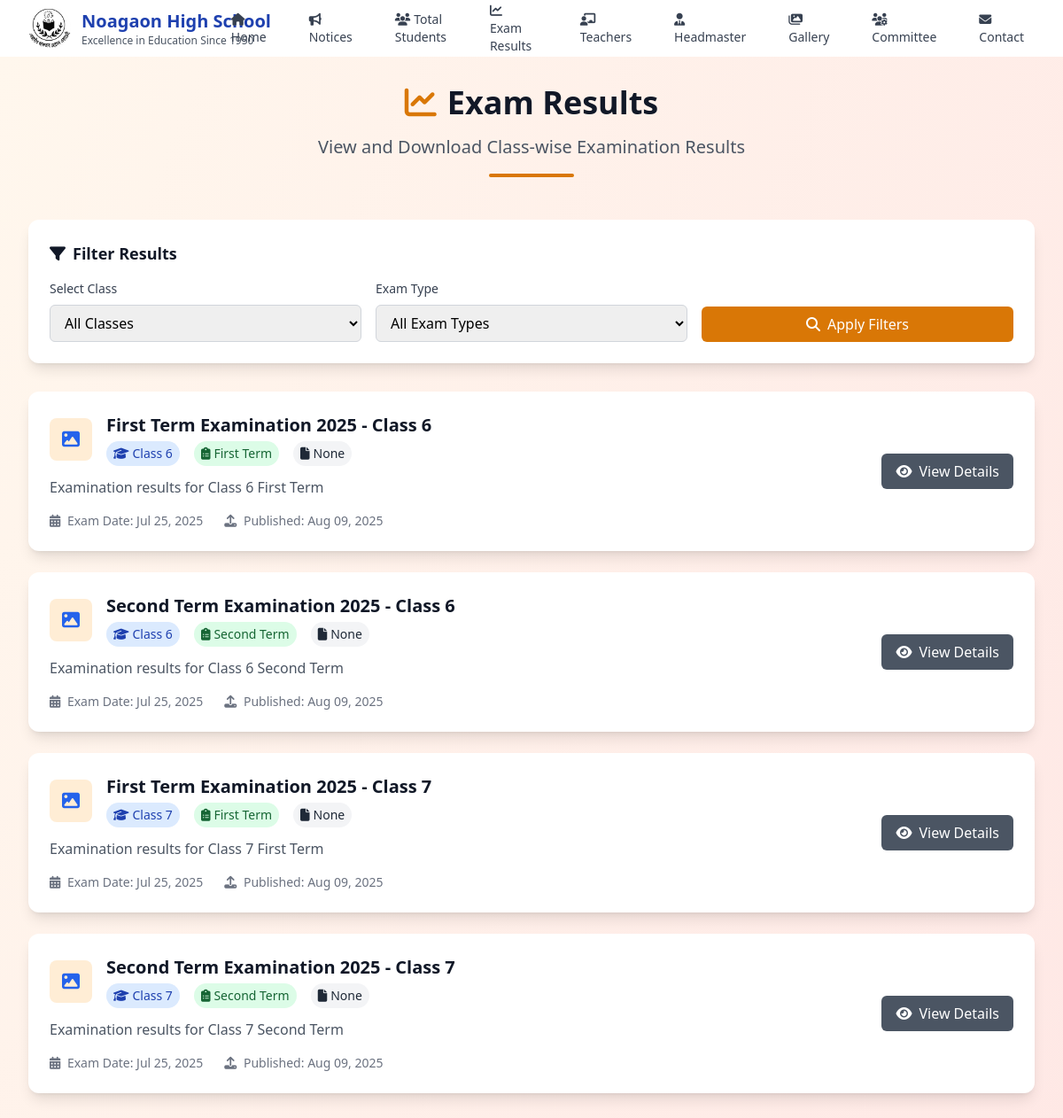
The page /exam-results/ on the database its author committed.
### main/models.py (models this page shows, shortened)
class SchoolInfo(models.Model):
    name = models.CharField(max_length=200, default="Noagaon High School")
    tagline = models.CharField(max_length=300, default="Excellence in Education Since 1950")
    logo = models.ImageField(upload_to='logo/', blank=True, null=True, help_text="School logo")
    address = models.TextField(blank=True)
    phone = models.CharField(max_length=50, blank=True)
    email = models.EmailField(blank=True)
    website = models.URLField(blank=True)
    established_year = models.PositiveIntegerField(default=1950)
    about = models.TextField(blank=True, help_text="About the school")
    is_active = models.BooleanField(default=True, help_text="Use this school info")
    class Meta:
        verbose_name = "School Information"
        verbose_name_plural = "School Information"
        ordering = ['-is_active']

class ExamResult(models.Model):
    RESULT_TYPE_CHOICES = [
        ('pdf', 'PDF File'),
        ('image', 'Image File'),
        ('text', 'Text Content'),
    ]
    title = models.CharField(max_length=200, help_text="Result title (e.g., 'First Term Exam 2024')")
    student_class = models.ForeignKey(StudentClass, on_delete=models.PROTECT,
                                    help_text="Class for this result", null=True)
    exam_type = models.ForeignKey(ExamType, on_delete=models.PROTECT,
                                 help_text="Type of examination", null=True)
    result_type = models.CharField(max_length=10, choices=RESULT_TYPE_CHOICES, default='pdf',
                                   help_text="Choose file type for result")
    result_file = models.FileField(upload_to='exam_results/', blank=True, null=True,
                                   help_text="Upload PDF or image file")
    text_content = models.TextField(blank=True, null=True,
                                  help_text="Enter result content if using text format")
    exam_date = models.DateField(help_text="Date when exam was conducted")
    result_publish_date = models.DateField(help_text="Date when result was published")
    description = models.TextField(blank=True, help_text="Additional information about the exam")
    is_published = models.BooleanField(default=False, help_text="Make result visible to public")
    uploaded_by = models.ForeignKey(User, on_delete=models.CASCADE)
    upload_date = models.DateTimeField(auto_now_add=True)
    updated_date = models.DateTimeField(auto_now=True)
    class Meta:
        ordering = ['-result_publish_date', 'student_class', 'exam_type']
        verbose_name = "Exam Result"
        verbose_name_plural = "Exam Results"
    def get_file_extension(self):
        if self.result_file:
            return self.result_file.name.split('.')[-1].upper()
        return None

class StudentClass(models.Model):
    name = models.CharField(max_length=50, help_text="Class name (e.g., 'Class 6')")
    code = models.CharField(max_length=10, unique=True, help_text="Short code for the class (e.g., '6')")
    description = models.TextField(blank=True, help_text="Description of this class")
    order = models.PositiveIntegerField(default=0, help_text="Display order in lists")
    is_active = models.BooleanField(default=True, help_text="Whether this class is currently accepting students")
    class Meta:
        ordering = ['order', 'name']
        verbose_name = "Student Class"
        verbose_name_plural = "Student Classes"

class ExamType(models.Model):
    name = models.CharField(max_length=50, help_text="Name of the exam type (e.g., 'First Term')")
    code = models.CharField(max_length=20, unique=True, help_text="Short code for the exam type (e.g., 'first_term')")
    description = models.TextField(blank=True, help_text="Description of this exam type")
    order = models.PositiveIntegerField(default=0, help_text="Display order in lists")
    is_active = models.BooleanField(default=True, help_text="Whether this exam type is currently in use")
    class Meta:
        ordering = ['order', 'name']
        verbose_name = "Exam Type"
        verbose_name_plural = "Exam Types"

### main/views.py (the view)
# urls.py: path('exam-results/', views.exam_results, name='exam_results'),
def exam_results(request):
    class_filter = request.GET.get('class')
    exam_type_filter = request.GET.get('exam_type')
    results_list = ExamResult.objects.filter(is_published=True)
    if class_filter:
        results_list = results_list.filter(student_class__code=class_filter)
    if exam_type_filter:
        results_list = results_list.filter(exam_type__code=exam_type_filter)
    paginator = Paginator(results_list, 10)  # Show 10 results per page
    page_number = request.GET.get('page')
    page_obj = paginator.get_page(page_number)
    available_classes = ExamResult.objects.filter(is_published=True).values_list(
        'student_class__code', 'student_class__name').distinct().order_by('student_class__code')
    available_exam_types = ExamResult.objects.filter(is_published=True).values_list(
        'exam_type__code', 'exam_type__name').distinct()
    context = {
        'page_obj': page_obj,
        'available_classes': available_classes,
        'available_exam_types': available_exam_types,
        'current_class': class_filter,
        'current_exam_type': exam_type_filter,
    }
    return render(request, 'main/exam_results.html', context)

### main/context_processors.py (called while the page is built)
def get_default_logo():
    logo_path = os.path.join(settings.MEDIA_ROOT, 'logo', 'Noagaon_logo.jpg')
    if os.path.exists(logo_path):
        return f"{settings.MEDIA_URL}logo/Noagaon_logo.jpg"
    return None

### templates/main/exam_results.html (shortened to what this page needs)
{% extends 'base.html' %}
{% block content %}
<div class="min-h-screen bg-gradient-to-br from-orange-50 to-red-100 py-8">
    <div class="max-w-7xl mx-auto px-4 sm:px-6 lg:px-8">
        <div class="text-center mb-12">
            <h1 class="text-4xl font-bold text-gray-900 mb-4">
                <i class="fas fa-chart-line text-warning mr-3"></i>Exam Results
            </h1>
            <p class="text-xl text-gray-600">View and Download Class-wise Examination Results</p>
            <div class="w-24 h-1 bg-warning mx-auto mt-4 rounded-full"></div>
        </div>
        <div class="bg-white rounded-xl shadow-lg p-6 mb-8">
            <h2 class="text-lg font-semibold text-gray-900 mb-4">
                <i class="fas fa-filter mr-2"></i>Filter Results
            </h2>
            <form method="get" class="grid grid-cols-1 md:grid-cols-3 gap-4">
                <div>
                    <label for="class" class="block text-sm font-medium text-gray-700 mb-2">Select Class</label>
                    <select name="class" id="class" class="w-full px-3 py-2 border border-gray-300 rounded-md focus:outline-none focus:ring-2 focus:ring-warning focus:border-transparent">
                        <option value="">All Classes</option>
                    </select>
                </div>
                <div>
                    <label for="exam_type" class="block text-sm font-medium text-gray-700 mb-2">Exam Type</label>
                    <select name="exam_type" id="exam_type" class="w-full px-3 py-2 border border-gray-300 rounded-md focus:outline-none focus:ring-2 focus:ring-warning focus:border-transparent">
                        <option value="">All Exam Types</option>
                    </select>
                </div>
                <div class="flex items-end">
                    <button type="submit" class="w-full bg-warning hover:bg-orange-600 text-white font-medium py-2 px-4 rounded-md transition-colors duration-200">
                        <i class="fas fa-search mr-2"></i>Apply Filters
                    </button>
                </div>
            </form>
        </div>
        {% if page_obj.object_list %}
            <div class="space-y-6">
                {% for result in page_obj %}
                    <div class="bg-white rounded-xl shadow-lg overflow-hidden hover:shadow-xl transition-shadow duration-300">
                        <div class="p-6">
                            <div class="flex flex-col lg:flex-row lg:items-center lg:justify-between">
                                <div class="flex-1">
                                    <div class="flex items-center mb-2">
                                        <div class="w-12 h-12 bg-orange-100 rounded-lg flex items-center justify-center mr-4">
                                            {% if result.result_type == 'pdf' %}
                                                <i class="fas fa-file-pdf text-red-600 text-xl"></i>
                                            {% else %}
                                                <i class="fas fa-image text-blue-600 text-xl"></i>
                                            {% endif %}
                                        </div>
                                        <div>
                                            <h3 class="text-xl font-bold text-gray-900">{{ result.title }}</h3>
                                            <div class="flex items-center space-x-4 text-sm text-gray-600 mt-1">
                                                <span class="bg-blue-100 text-blue-800 px-2 py-1 rounded-full">
                                                    <i class="fas fa-graduation-cap mr-1"></i>{{ result.student_class.name }}
                                                </span>
                                                <span class="bg-green-100 text-green-800 px-2 py-1 rounded-full">
                                                    <i class="fas fa-clipboard-list mr-1"></i>{{ result.exam_type.name }}
                                                </span>
                                                <span class="bg-gray-100 text-gray-800 px-2 py-1 rounded-full">
                                                    <i class="fas fa-file mr-1"></i>{{ result.get_file_extension }}
                                                </span>
                                            </div>
                                        </div>
                                    </div>
                                    {% if result.description %}
                                        <p class="text-gray-600 mt-3">{{ result.description }}</p>
                                    {% endif %}
                                    <div class="flex items-center space-x-6 mt-4 text-sm text-gray-500">
                                        <span>
                                            <i class="fas fa-calendar-alt mr-1"></i>
                                            Exam Date: {{ result.exam_date|date:"M d, Y" }}
                                        </span>
                                        <span>
                                            <i class="fas fa-upload mr-1"></i>
                                            Published: {{ result.result_publish_date|date:"M d, Y" }}
                                        </span>
                                    </div>
                                </div>
                                <div class="mt-4 lg:mt-0 lg:ml-6 flex flex-col sm:flex-row gap-3">
                                    <a href="{% url 'main:exam_result_detail' result.id %}"
                                       class="inline-flex items-center justify-center px-4 py-2 bg-gray-600 hover:bg-gray-700 text-white font-medium rounded-md transition-colors duration-200">
                                        <i class="fas fa-eye mr-2"></i>View Details
                                    </a>
                                </div>
                            </div>
                        </div>
                    </div>
                {% endfor %}
            </div>
        {% endif %}
    </div>
</div>
{% endblock %}

### templates/base.html (shortened to what this page needs)
<!DOCTYPE html>
<html lang="en">
<head>
    <script src="https://cdn.tailwindcss.com"></script>
    <link rel="stylesheet" href="https://cdnjs.cloudflare.com/ajax/libs/font-awesome/6.4.0/css/all.min.css">
</head>
<body class="bg-gray-50 min-h-screen">
    <nav class="bg-white shadow-lg">
        <div class="max-w-full mx-auto px-4 sm:px-6 lg:px-8">
            <div class="flex justify-between h-16">
                <div class="flex items-center">
                    <a href="{% url 'main:home' %}" class="flex items-center">
                        <div class="flex-shrink-0 flex items-center justify-between">
                            {% if school_logo %}
                                <img src="{{ school_logo }}" alt="{{ school_name }}" class="h-12 w-12 mr-3 rounded-full object-cover">
                            {% endif %}
                            <div>
                                <h1 class="text-xl font-bold text-primary">{{ school_name }}</h1>
                                <p class="text-xs text-gray-600 hidden sm:block">{{ school_tagline }}</p>
                            </div>
                        </div>
                    </a>
                </div>
                <div class="hidden lg:flex items-center space-x-6">
                    <a href="{% url 'main:home' %}" class="text-gray-700 hover:text-primary px-3 py-2 rounded-md text-sm font-medium transition-all duration-200 hover:bg-blue-50">
                        <i class="fas fa-home mr-1"></i>Home
                    </a>
                    <a href="{% url 'main:notices' %}" class="text-gray-700 hover:text-primary px-3 py-2 rounded-md text-sm font-medium transition-all duration-200 hover:bg-blue-50">
                        <i class="fas fa-bullhorn mr-1"></i>Notices
                    </a>
                    <a href="/students/" class="text-gray-700 hover:text-accent px-3 py-2 rounded-md text-sm font-medium transition-all duration-200 hover:bg-green-50">
                        <i class="fas fa-users mr-1"></i>Total Students
                    </a>
                    <a href="/exam-results/" class="text-gray-700 hover:text-warning px-3 py-2 rounded-md text-sm font-medium transition-all duration-200 hover:bg-orange-50">
                        <i class="fas fa-chart-line mr-1"></i>Exam Results
                    </a>
                    <a href="{% url 'main:teachers' %}" class="text-gray-700 hover:text-primary px-3 py-2 rounded-md text-sm font-medium transition-all duration-200 hover:bg-blue-50">
                        <i class="fas fa-chalkboard-teacher mr-1"></i>Teachers
                    </a>
                    <a href="{% url 'main:headmaster' %}" class="text-gray-700 hover:text-primary px-3 py-2 rounded-md text-sm font-medium transition-all duration-200 hover:bg-blue-50">
                        <i class="fas fa-user-tie mr-1"></i>Headmaster
                    </a>
                    <a href="{% url 'main:gallery' %}" class="text-gray-700 hover:text-primary px-3 py-2 rounded-md text-sm font-medium transition-all duration-200 hover:bg-blue-50">
                        <i class="fas fa-images mr-1"></i>Gallery
                    </a>
                    <a href="{% url 'main:committee' %}" class="text-gray-700 hover:text-primary px-3 py-2 rounded-md text-sm font-medium transition-all duration-200 hover:bg-blue-50">
                        <i class="fas fa-users-cog mr-1"></i>Committee
                    </a>
                    <a href="{% url 'main:contact' %}" class="text-gray-700 hover:text-primary px-3 py-2 rounded-md text-sm font-medium transition-all duration-200 hover:bg-blue-50">
                        <i class="fas fa-envelope mr-1"></i>Contact
                    </a>
                </div>
            </div>
        </div>
    </nav>
    <main class="flex-1">
        {% block content %}
        {% endblock %}
    </main>
</body>
</html>

### rows shown on the page
SchoolInfo: name "Noagaon High School", tagline "Excellence in Education Since 1950"
ExamResult: title "First Term Examination 2025 - Class 6", student_class.name "Class 6", exam_type.name "First Term", get_file_extension "None", description "Examination results for Class 6 First Term", exam_date "Jul 25, 2025", result_publish_date "Aug 09, 2025"
ExamResult: title "Second Term Examination 2025 - Class 6", student_class.name "Class 6", exam_type.name "Second Term", get_file_extension "None", description "Examination results for Class 6 Second Term", exam_date "Jul 25, 2025", result_publish_date "Aug 09, 2025"
ExamResult: title "First Term Examination 2025 - Class 7", student_class.name "Class 7", exam_type.name "First Term", get_file_extension "None", description "Examination results for Class 7 First Term", exam_date "Jul 25, 2025", result_publish_date "Aug 09, 2025"
ExamResult: title "Second Term Examination 2025 - Class 7", student_class.name "Class 7", exam_type.name "Second Term", get_file_extension "None", description "Examination results for Class 7 Second Term", exam_date "Jul 25, 2025", result_publish_date "Aug 09, 2025"
